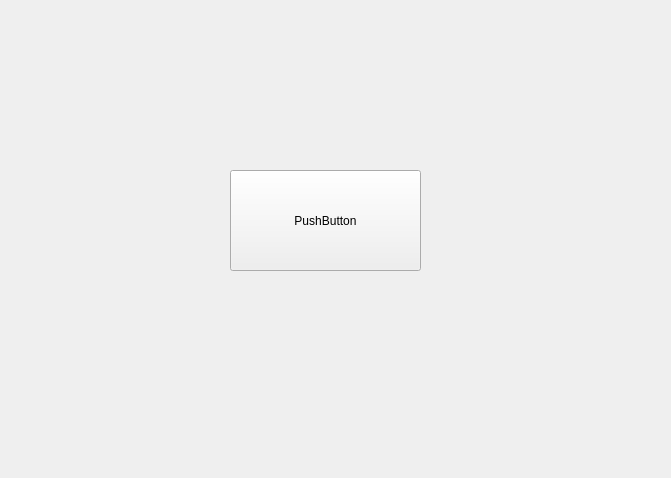
<?xml version="1.0" encoding="UTF-8"?>
<ui version="4.0">
 <class>Widget</class>
 <widget class="QWidget" name="Widget">
  <property name="geometry">
   <rect>
    <x>0</x>
    <y>0</y>
    <width>671</width>
    <height>478</height>
   </rect>
  </property>
  <property name="windowTitle">
   <string>Widget</string>
  </property>
  <widget class="QPushButton" name="pushButton">
   <property name="geometry">
    <rect>
     <x>230</x>
     <y>170</y>
     <width>191</width>
     <height>101</height>
    </rect>
   </property>
   <property name="text">
    <string>PushButton</string>
   </property>
  </widget>
 </widget>
 <layoutdefault spacing="6" margin="11"/>
 <resources/>
 <connections/>
</ui>
